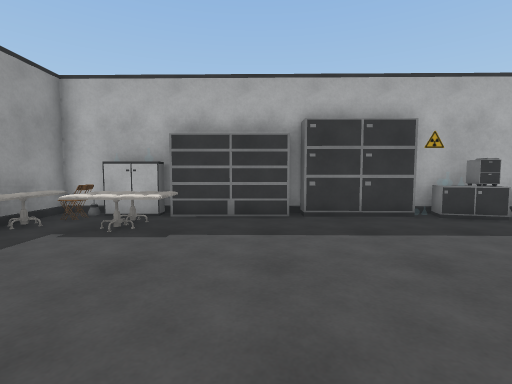
view 1 (above)

20 first-person views from a walk through a Unity game level. The camera is 1.2 m above the floor, tilts 4° down and sees 85° across. The floor is counted in squares, 1 m on a side. Each view is taken from the middle of a square. On the plan, view 1 faces up. The plan holds only what a view shows up to about 13 squares ahead; the rest is blank. Some surface patterns are stand-ins.

view 2
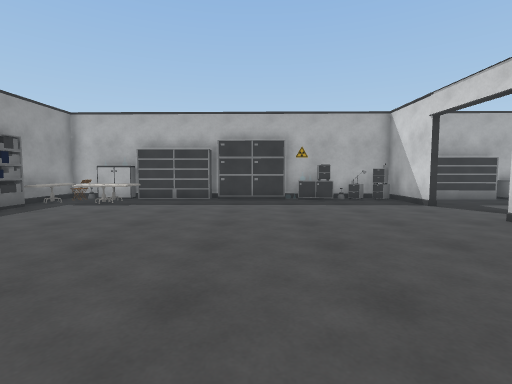

view 3
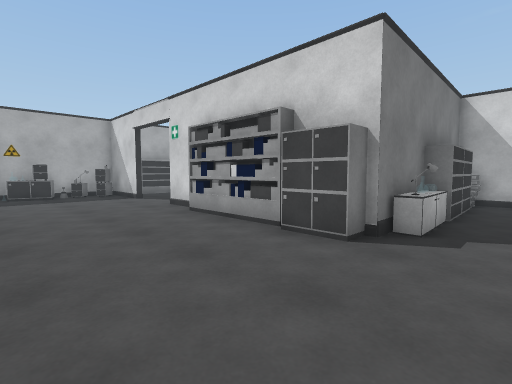

view 4
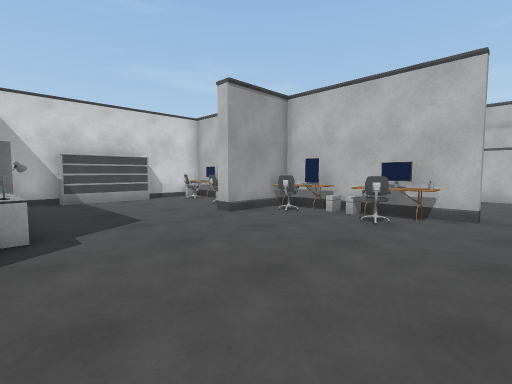

view 5
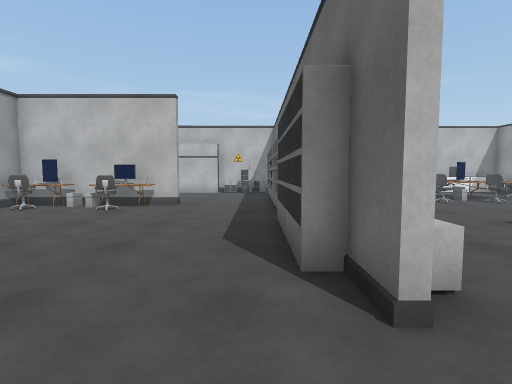

view 6
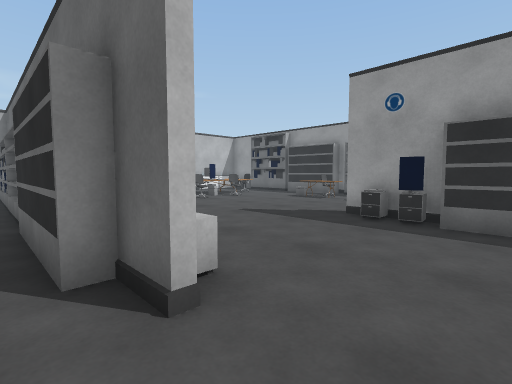

view 7
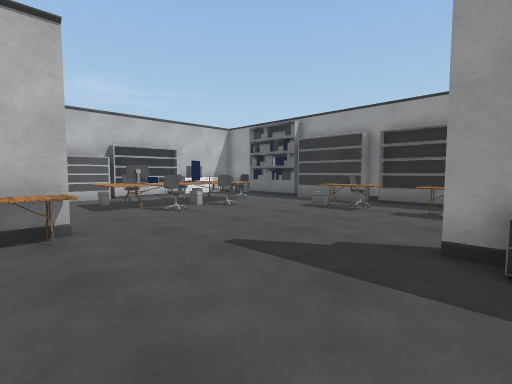

view 8
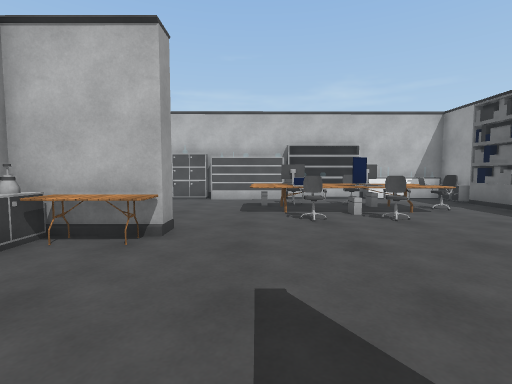

view 9
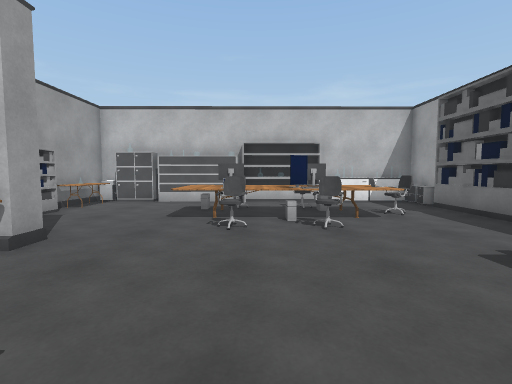

view 10
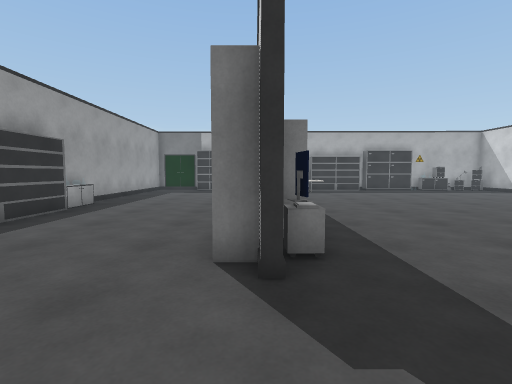

view 11
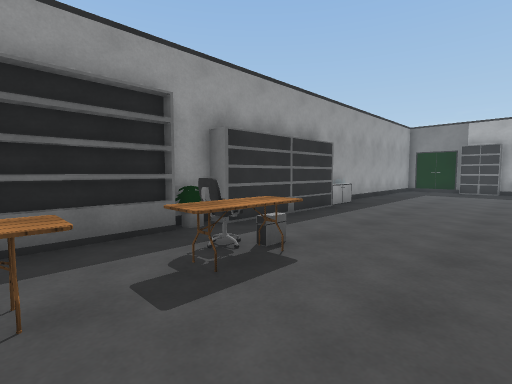

view 12
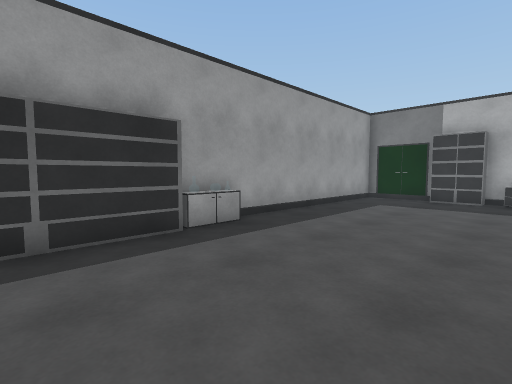

view 13
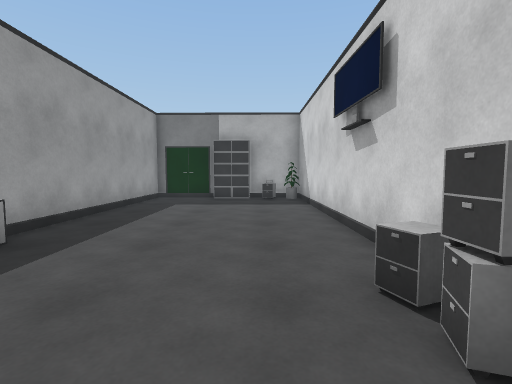

view 14
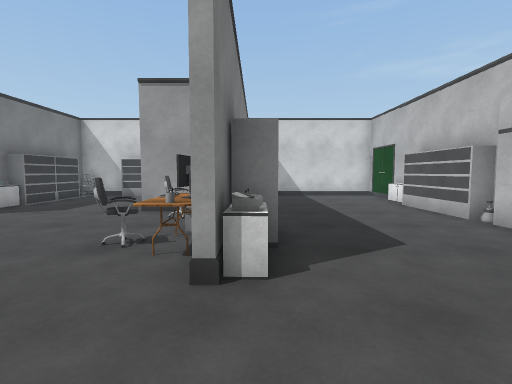

view 15
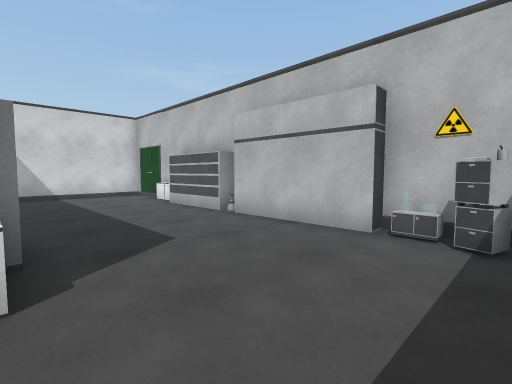

view 16
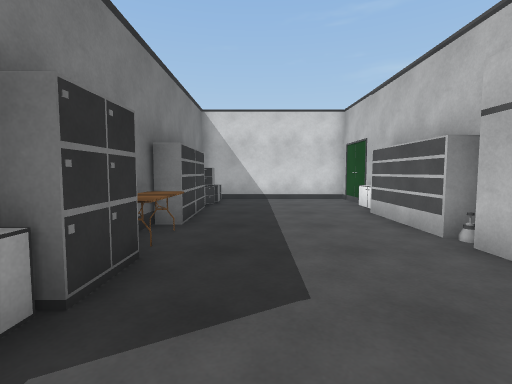

view 17
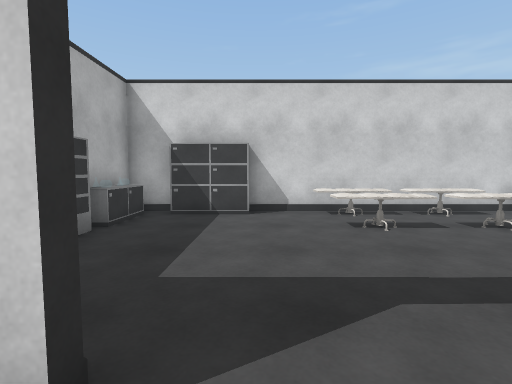

view 18
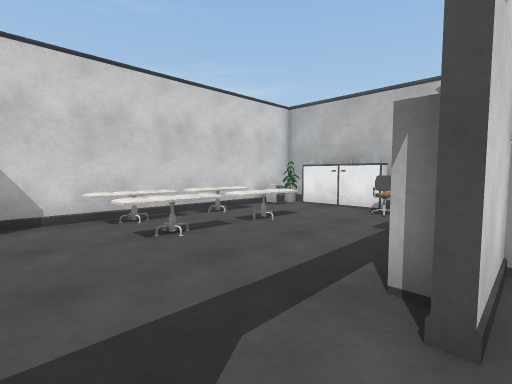

view 19
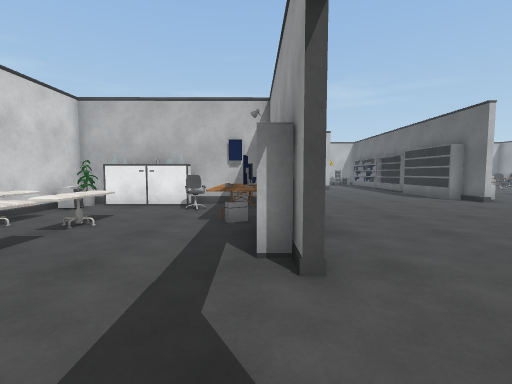

view 20
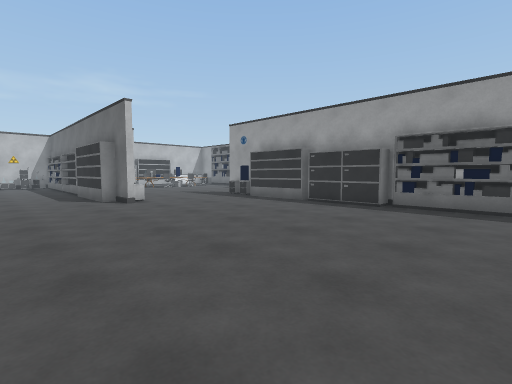

### Floor plan
Key: @ floor where view 1 was taken; # wall or solid block; . main floor; : floor 0.75 m higher than the main floor; O other object.
Columns run from 13 left of view 1 to 17 right of it. Each row starts with its distance up from view 1.
  9 ####
  8 #. #O#OO#  OOO###O # OO OOO#  #
  7 #.....O#OOOO...... OOO  ...OOO#
  6 #......#OOOO.......O..#......O
  5 #......#O.............#......O
  4 #......#O....................O#
  3 #......#O.....................#
  2 #......#O..................O.O#
  1 #......#O.............#O...O.O#
  0 #......#O....@........#O...O.O#
 -1 # .....#O.............#O...O.O#
 -2 # .....OO.............#OO..O.O#
 -3  O....OOO.............O O.....#
 -4  O..... O.............#O O...O#
 -5  O.....OO.............OOOO O O#
 -6  O.....#OO............OOOOOOOO#
 -7 #O.....#O....O#.........O....O#
 -8 #OOO.........OO...............#
 -9 #O.O......... O..............O
-10 #O........... O..............O
-11 #OOO......... #..............O
-12 ##OO.........  .....O...#.O...#
-13  #.........OO#O....OO.OO# O.O
-14  #.........#  O...#OO#O #   OO
-15  O...OOOO.... #...OOOOOOOOOOOO#
-16 #O..:::::O...OO...............#
-17 #O.O  O:OO...O#...............#
-18 #O..:O:::O...O#...............#
-19 #O....OO..... #...............#
-20 #O...........O#OO.............#
-21 # O  OOO#OO#OO#O##O####OO#O####

Where each view was taken, in squares from view 1:
view 1: 0 up, 0 right, facing up
view 2: 5 down, 3 right, facing up
view 3: 8 down, 4 right, facing up-right
view 4: 6 down, 4 right, facing down-right
view 5: 4 down, 2 right, facing down
view 6: 4 down, 2 right, facing down-left
view 7: 7 down, 1 left, facing down-left
view 8: 8 down, 4 left, facing down
view 9: 9 down, 6 left, facing down
view 10: 11 down, 6 left, facing up
view 11: 11 down, 7 left, facing up-left
view 12: 5 down, 7 left, facing up-left
view 13: 5 down, 8 left, facing up
view 14: 15 down, 2 right, facing right
view 15: 15 down, 2 right, facing down-right
view 16: 17 down, 4 right, facing right
view 17: 4 up, 8 right, facing right
view 18: 4 up, 9 right, facing down-right
view 19: 5 up, 10 right, facing down
view 20: 5 up, 5 right, facing down-left
